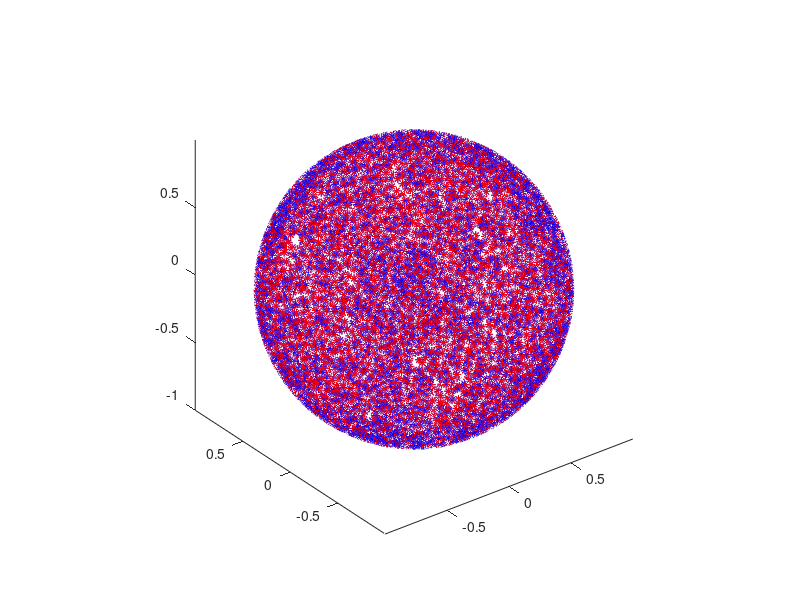

Write the MATLAB code that produced this figure. (Note: this script raises an error after producing the figure.)
%+========================================================================+
%|                                                                        |
%|            This script uses the GYPSILAB toolbox for Matlab            |
%|                                                                        |
%| COPYRIGHT : Matthieu Aussal (c) 2015-2017.                             |
%| PROPERTY  : Centre de Mathematiques Appliquees, Ecole polytechnique,   |
%| route de Saclay, 91128 Palaiseau, France. All rights reserved.         |
%| LICENCE   : This program is free software, distributed in the hope that|
%| it will be useful, but WITHOUT ANY WARRANTY. Natively, you can use,    |
%| redistribute and/or modify it under the terms of the GNU General Public|
%| License, as published by the Free Software Foundation (version 3 or    |
%| later,  http://www.gnu.org/licenses). For private use, dual licencing  |
%| is available, please contact us to activate a "pay for remove" option. |
%| CONTACT   : matthieu.aussal@polytechnique.edu                          |
%| WEBSITE   : www.cmap.polytechnique.fr/~aussal/gypsilab                 |
%|                                                                        |
%| Please acknowledge the gypsilab toolbox in programs or publications in |
%| which you use it.                                                      |
%|________________________________________________________________________|
%|   '&`   |                                                              |
%|    #    |   FILE       : nrtHmxBuilder.m                               |
%|    #    |   VERSION    : 0.30                                          |
%|   _#_   |   AUTHOR(S)  : Matthieu Aussal                               |
%|  ( # )  |   CREATION   : 14.03.2017                                    |
%|  / 0 \  |   LAST MODIF : 31.10.2017                                    |
%| ( === ) |   SYNOPSIS   : Build H-Matrix and compare to full product    |
%|  `---'  |                                                              |
%+========================================================================+

% Nettoyage
clear all
close all
clc

% Library path
addpath('../../openFem')
addpath('../../openHmx')

% Mise en route du calcul paralelle 
% matlabpool; 
% parpool

% Spheres unitaires
unit = @(u) u ./ sqrt(sum(u.^2,2)*ones(1,size(u,2)));


%%%%%%%%%%%%%%%%%%%%%%%%%%%%%%% DEFINITIONS %%%%%%%%%%%%%%%%%%%%%%%%%%%%%%%
% Type de donnees
type = 'double'

% Precision
tol = 1e-3

% Nombre d'onde et frequence (Hz)
k = 7
f = (k*340)/(2*pi);

% Nuage de point recepteurs X
Nx = 1e4
X  = -1 + 2*rand(Nx,3,type);
X  = unit(X);

% Nuage de point emmeteurs Y
% Ny = 2e3 
% Y  = -1 + 2*rand(Ny,3);
% Y  = -5 + Y;
Ny = Nx
Y  = X;

% Potentiel en Y
V = -(1+1i) + 2*(rand(Ny,1,type) + 1i*rand(Ny,1,type));

% Green kernel function --> G(x,y) = exp(ik|x-y|)/|x-y| 
Gxy = @(X,Y) femGreenKernel(X,Y,'[exp(ikr)/r]',k);

% Representation graphique
figure
plot3(X(:,1),X(:,2),X(:,3),'*b',Y(:,1),Y(:,2),Y(:,3),'*r')
axis equal 



%%%%%%%%%%%%%%%%%%%%%%%%%%%%%% CALCUL DIRECT %%%%%%%%%%%%%%%%%%%%%%%%%%%%%%
disp('~~~~~~~~~~~~~ FULL PRODUCT ~~~~~~~~~~~~~')
tic

% Recepteurs au hasard
Nt   = 100;
ind  = 1:ceil(Nx/Nt):Nx;
Xloc = X(ind,:);

% Produit Matrice-Vecteur sur tous les emeteurs
ref = zeros(length(ind),1,type);
for i = 1:length(ind)
    ref(i) = Gxy(Xloc(i,:),Y).' * V;
end
toc
disp(' ')


%%%%%%%%%%%%%%%%%%%%%%%%%%%%%% FAST PRODUCT %%%%%%%%%%%%%%%%%%%%%%%%%%%%%%%
disp('~~~~~~~~~~~~~ FAST PRODUCT ~~~~~~~~~~~~~')

% Hierarchical Matrix
tic
Mh = hmx(X,Y,Gxy,tol);
toc

% Size
tmp = whos('Mh');
tmp.bytes/1e6

% Graphical representation
figure
spy(Mh)

% Matrix vector product
tic
sol = Mh * V;
toc

% Erreur
norm(ref-sol(ind))/norm(ref)
disp(' ')

% Parallel matrix vector product
tic
prod = mvfun(Mh);
toc
tic
sol = prod(V);
toc

% Erreur
norm(ref-sol(ind))/norm(ref)
disp(' ')


%%%%%%%%%%%%%%%%%%%%%%%%%%%%%%% LU FACTORIZATION %%%%%%%%%%%%%%%%%%%%%%%%%%
disp('~~~~~~~~~~~~~ LU FACTORIZATION ~~~~~~~~~~~~~')

% Factorization LU
tic
[L,U] = lu(Mh);
toc

% Matrix vector product
sol = L * (U * V);
norm(ref-sol(ind))/norm(ref)
disp(' ')


disp('~~> Michto gypsilab !')

